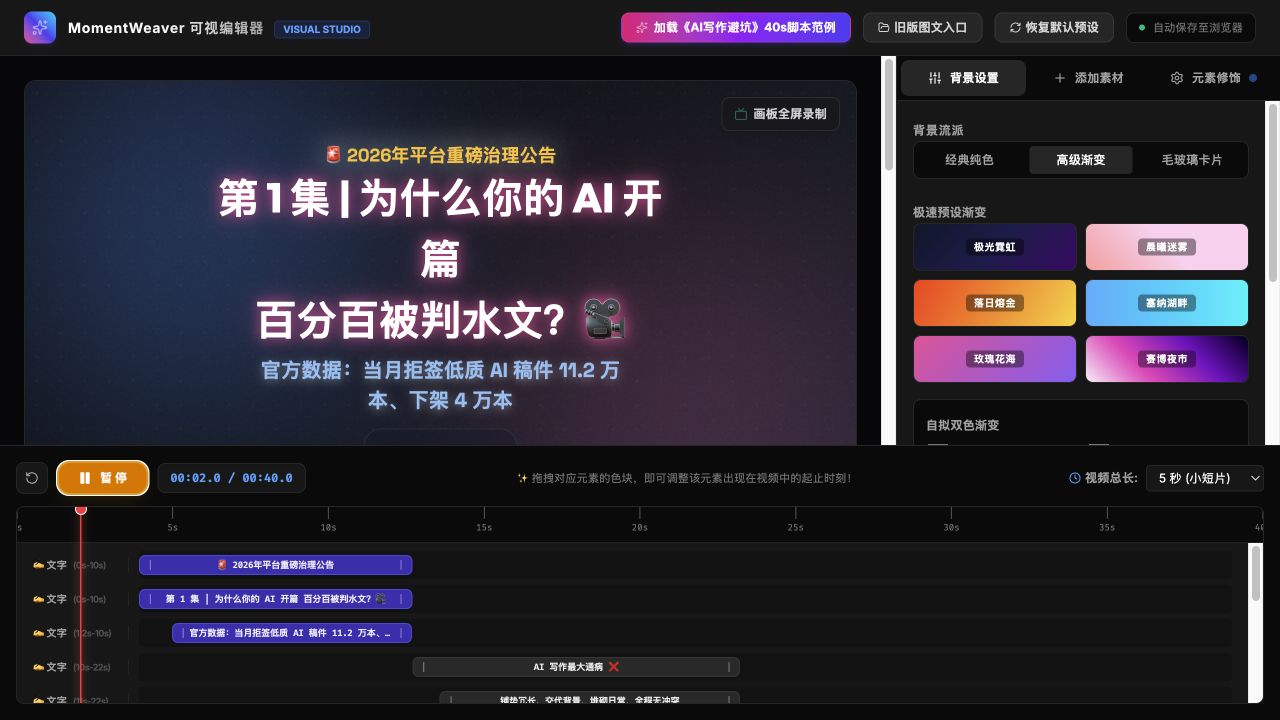
#> input picture assets/momentweaver-product-showcase.jpg, 1280 x 720 px
$ python -i visual_renderer.py   (imports and definitions only)
#> lines starting #> are read from the running program, lines starting #| are printed output that depends on the picture
from __future__ import annotations

import base64
from io import BytesIO
from pathlib import Path
from typing import Iterable, List, Optional

from PIL import Image, ImageColor, ImageDraw, ImageFilter, ImageOps

from .models import VisualCanvasElement, VisualProject
from .video_renderer import RESAMPLE, _draw_multiline, _font, _quote_ffconcat, _run_ffmpeg, _text_width, _wrap_text


# [13 lines left out: function _rgb, not called in this run]


def _rgba(value: str | None, opacity: float = 1) -> tuple[int, int, int, int]:
    r, g, b = _rgb(value)
    return (r, g, b, max(0, min(255, int(255 * opacity))))


def _blend(start: tuple[int, int, int], end: tuple[int, int, int], t: float) -> tuple[int, int, int]:
    return tuple(int(start[index] + (end[index] - start[index]) * t) for index in range(3))  # type: ignore[return-value]


# [43 lines that did not run here, left out]


# [32 lines that did not run here, left out]


def _image_from_data_url(src: str) -> Optional[Image.Image]:
    if src.startswith("data:") and "," in src:
        try:
            payload = src.split(",", 1)[1]
            return ImageOps.exif_transpose(Image.open(BytesIO(base64.b64decode(payload)))).convert("RGBA")
        except Exception:
            return None

    # Try local image loading fallback
    try:
        from .settings import DOCS_EXAMPLES_DIR, JOBS_DIR
        import urllib.parse

        path = urllib.parse.unquote(src)
        if "/api/examples/" in path:
            filename = path.split("/api/examples/")[-1]
            filepath = DOCS_EXAMPLES_DIR / filename
            if filepath.exists():
                return ImageOps.exif_transpose(Image.open(filepath)).convert("RGBA")
        elif "/api/jobs/" in path:
            parts = path.split("/api/jobs/")[-1].split("/")
            if len(parts) >= 3:
                jid = parts[0]
                filename = parts[-1]
                filepath = JOBS_DIR / jid / "source" / filename
                if filepath.exists():
                    return ImageOps.exif_transpose(Image.open(filepath)).convert("RGBA")
    except Exception:
        pass

    return None


# [330 lines left out: functions _apply_opacity, _scale_rotate, _render_text_layer, _render_image_layer, _render_decoration_layer, _render_widget_layer and 6 more, not called in this run]

>>> import cv2
>>> picture = cv2.imread('../../assets/momentweaver-product-showcase.jpg', cv2.IMREAD_GRAYSCALE)
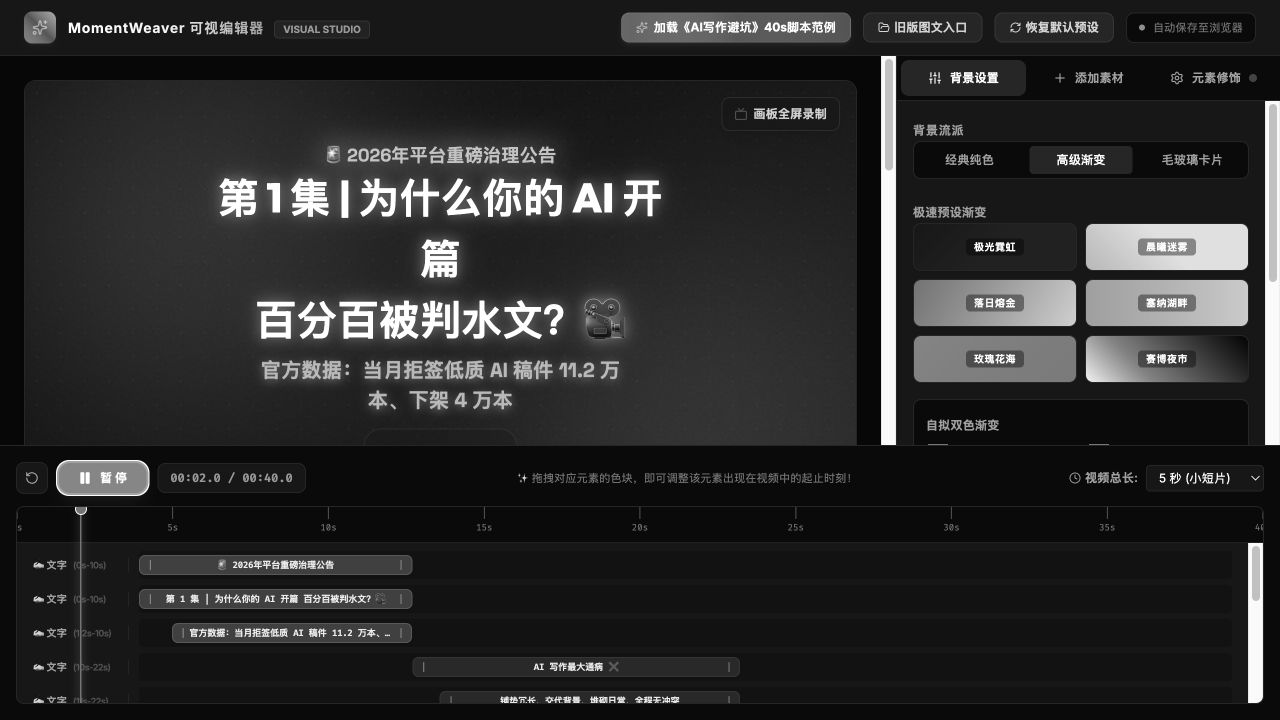
#> picture: shape (720, 1280); min 0, max 255, mean 42.7
#> (the run stopped early here; a loop or call above may not have finished)
